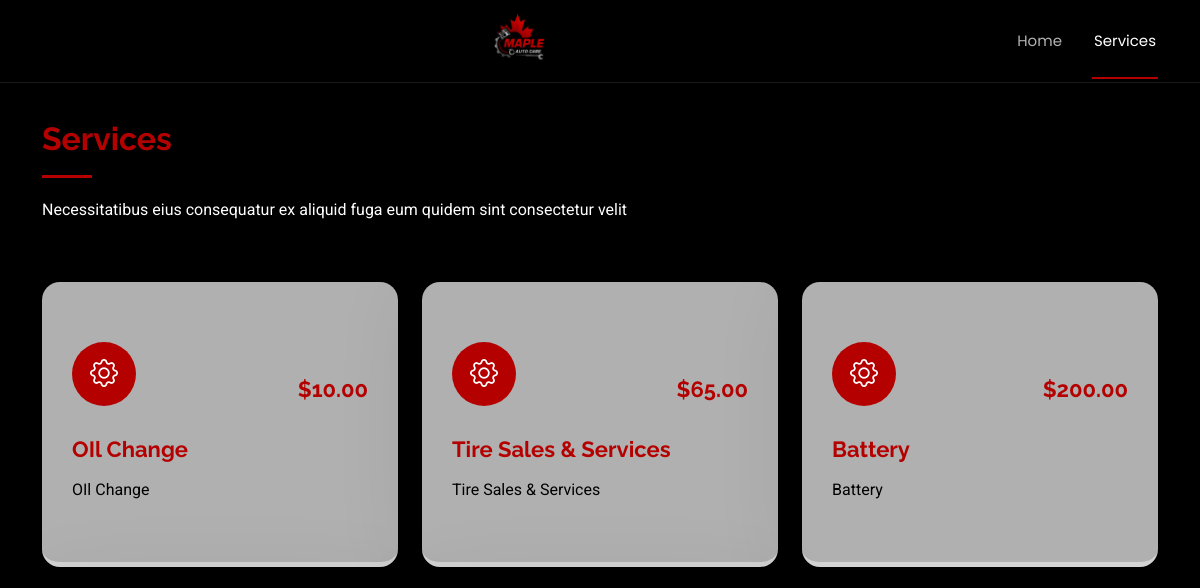
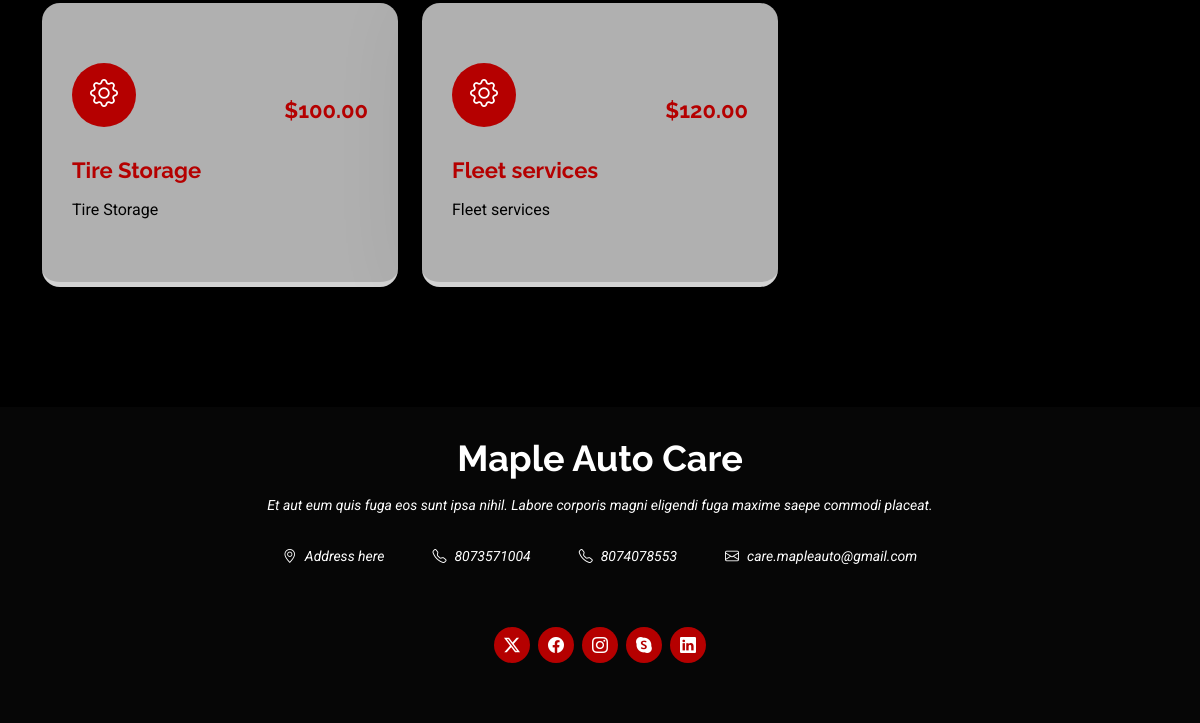
/services/, run on an earlier commit of the app's database (2 pictures, top to bottom).
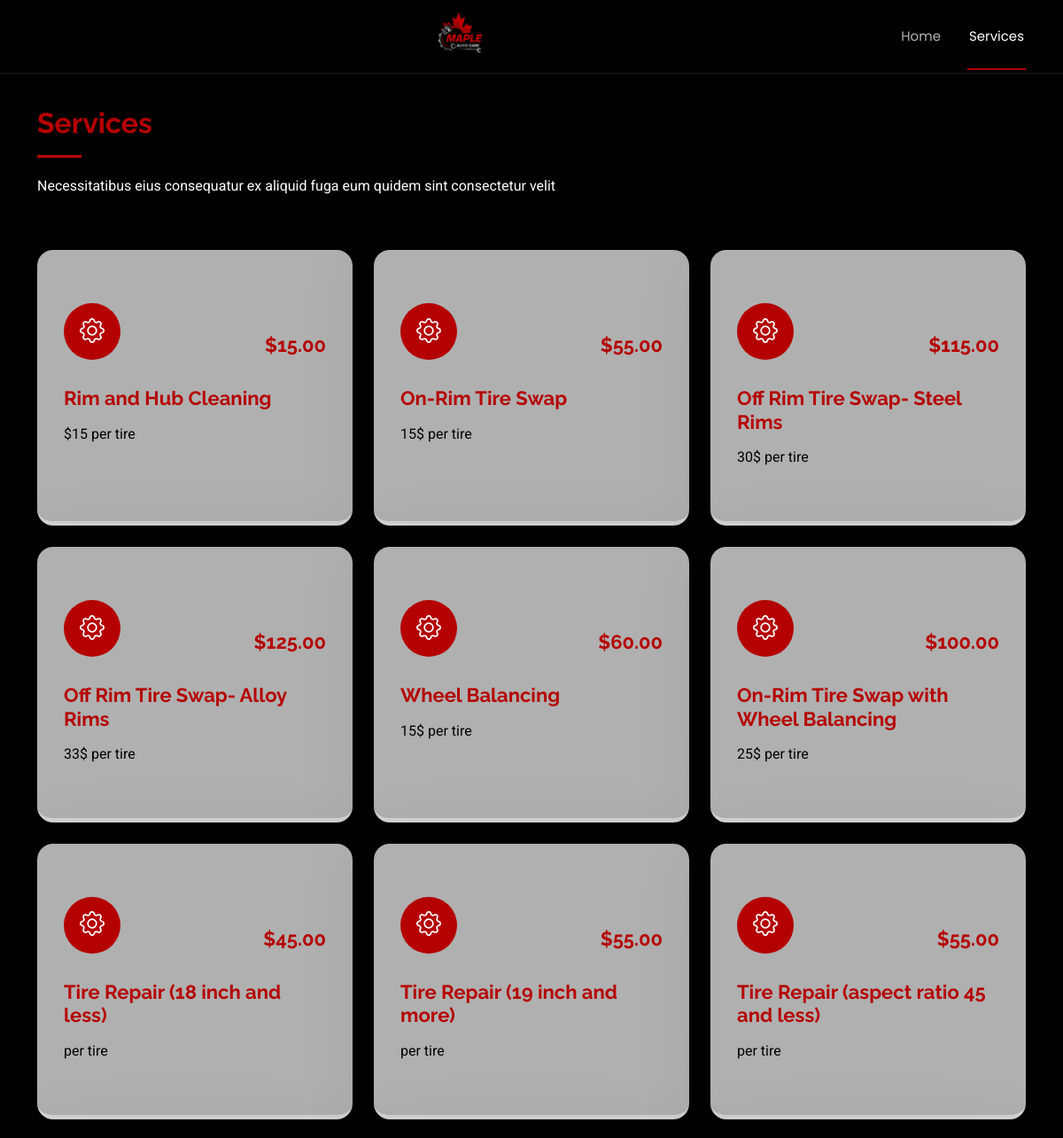
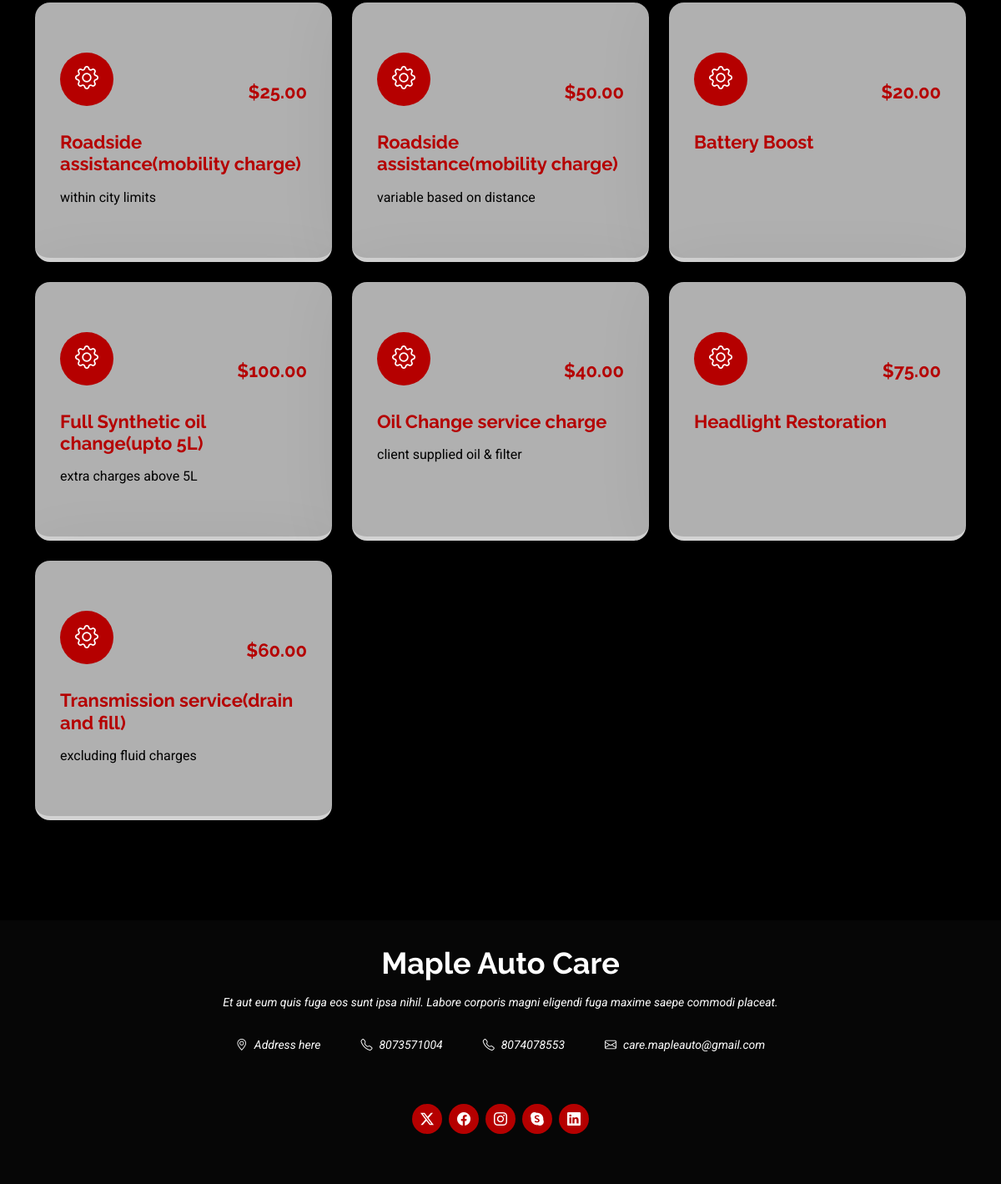
And on a later commit of the database (2 pictures, top to bottom).
### services/models.py (models this page shows, shortened)
class Service(models.Model):
    name = models.CharField(max_length=100, unique=False)
    description = models.TextField(blank=True)
    price = models.DecimalField(max_digits=8, decimal_places=2)
    duration = models.DurationField(help_text="Estimated time to complete the service")

### services/views.py (the view)
# urls.py: path('', views.displayServices, name="services"),
def displayServices(request):
    services = Service.objects.all()
    context = {"services": services}
    return render(request, "services/services.html", context)

### services/templates/services/services.html
{% extends 'main.html' %}
{% block content %}
<section id="services" class="services section">
  <div class="container section-title" data-aos="fade-up">
    <h2>Services</h2>
    <p>Necessitatibus eius consequatur ex aliquid fuga eum quidem sint consectetur velit</p>
  </div>
  <div class="container">
    <div class="row gy-4">
      {% for service in services %}
        <div class="col-lg-4 col-md-6" data-aos="fade-up" data-aos-delay="100">
          <div class="service-item position-relative">
            <div class="d-flex justify-content-between align-items-center mb-2">
              <div class="icon">
                <i class="bi bi-gear"></i>
              </div>
              <h3 class="mb-0">${{ service.price }}</h3>
            </div>
            <a href="#" class="stretched-link">
              <h3>{{ service.name }}</h3>
            </a>
            <p class="text-black">{{ service.description }}</p>
          </div>
        </div>
      {% endfor %}
    </div>
  </section>
{% endblock %}

What changed in the data, as far as the page shows it:
removed Service: price "10.00", name "OIl Change", description "OIl Change"
removed Service: price "65.00", name "Tire Sales & Services", description "Tire Sales & Services"
removed Service: price "200.00", name "Battery", description "Battery"
removed Service: price "100.00", name "Tire Storage", description "Tire Storage"
removed Service: price "120.00", name "Fleet services", description "Fleet services"
added Service: price "15.00", name "Rim and Hub Cleaning", description "$15 per tire"
added Service: price "55.00", name "On-Rim Tire Swap", description "15$ per tire"
added Service: price "115.00", name "Off Rim Tire Swap- Steel Rims", description "30$ per tire"
added Service: price "125.00", name "Off Rim Tire Swap- Alloy Rims", description "33$ per tire"
added Service: price "60.00", name "Wheel Balancing", description "15$ per tire"
added Service: price "100.00", name "On-Rim Tire Swap with Wheel Balancing", description "25$ per tire"
added Service: price "45.00", name "Tire Repair (18 inch and less)", description "per tire"
added Service: price "55.00", name "Tire Repair (19 inch and more)", description "per tire"
added Service: price "55.00", name "Tire Repair (aspect ratio 45 and less)", description "per tire"
added Service: price "25.00", name "Roadside assistance(mobility charge)", description "within city limits"
added Service: price "50.00", name "Roadside assistance(mobility charge)", description "variable based on distance"
added Service: price "20.00", name "Battery Boost"
added Service: price "100.00", name "Full Synthetic oil change(upto 5L)", description "extra charges above 5L"
added Service: price "40.00", name "Oil Change service charge", description "client supplied oil & filter"
added Service: price "75.00", name "Headlight Restoration"
added Service: price "60.00", name "Transmission service(drain and fill)", description "excluding fluid charges"
